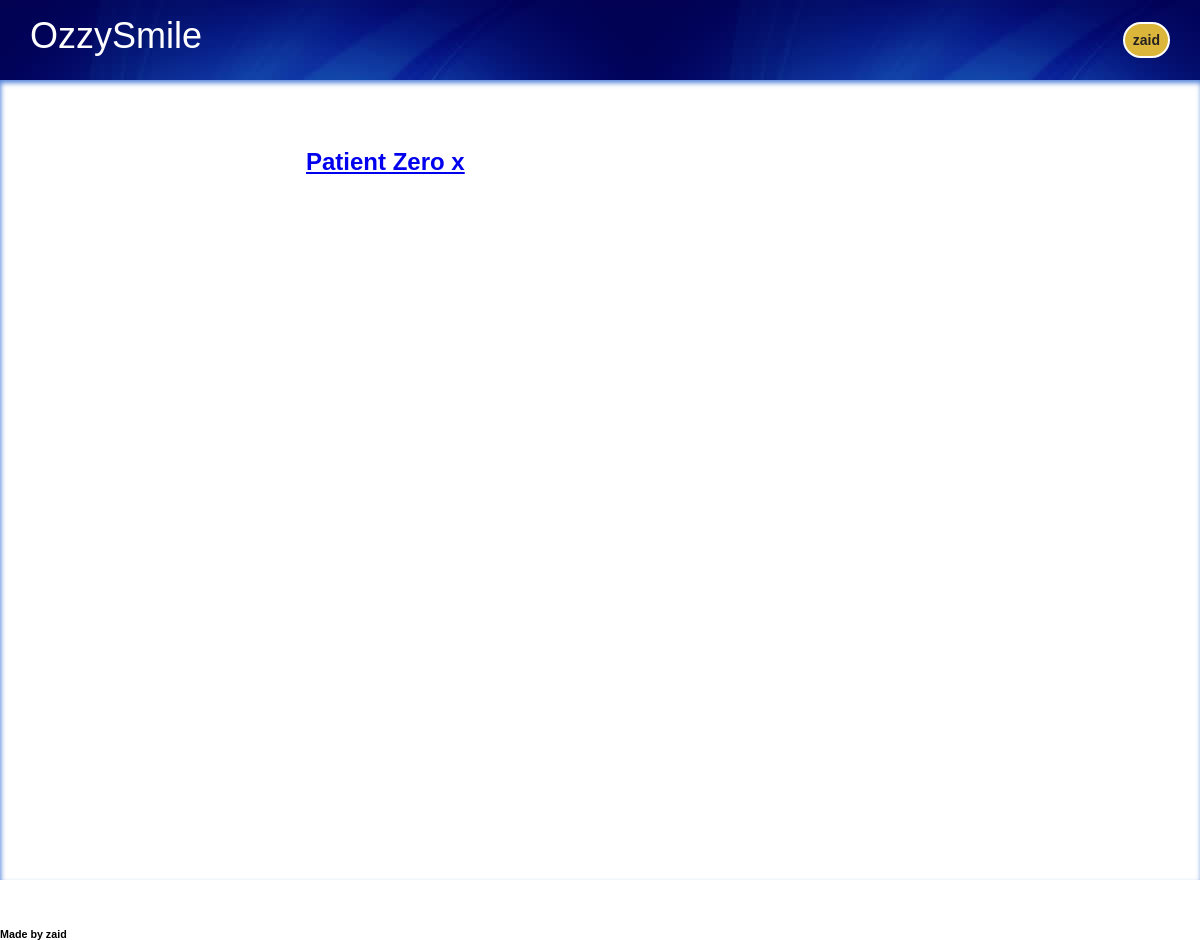
The page /viewer/ (signed in) on the database as committed earlier.
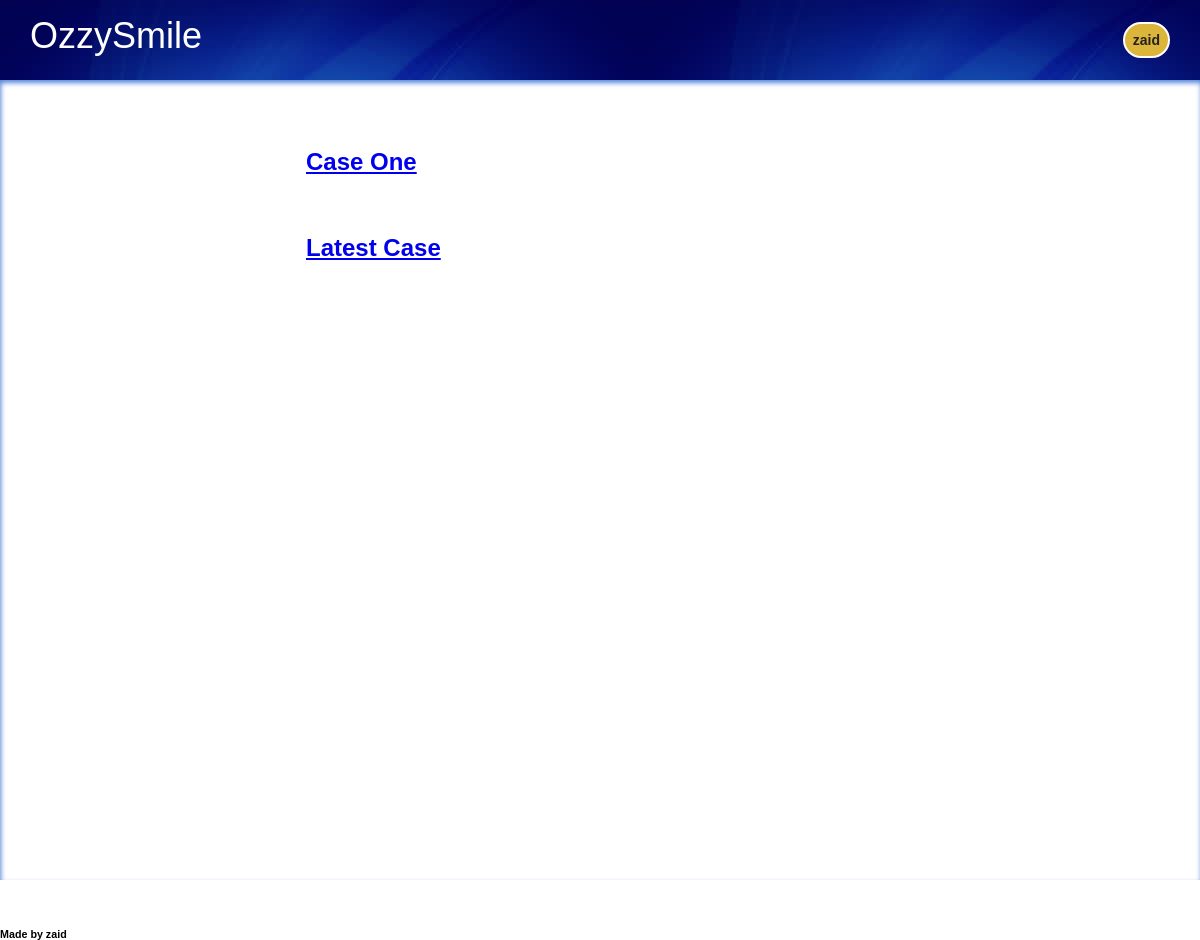
The same page on the database as committed later.
### viewer/models.py (models this page shows)
class GLBModels(models.Model):
    status_list = (
        ("P", "Pending"),("A", "Accepted"),("R", "Rejected"),)
    case_alias = models.CharField(null=True, blank=True, max_length=50);
    user = models.ForeignKey(User, on_delete=models.CASCADE, null=True)
    case_status = models.CharField(max_length=100, choices=status_list,
        default="P")
    id = models.UUIDField(default=uuid.uuid4, unique=True, primary_key=True, editable=True)
    upper_model = models.FileField(null=True, blank=True)
    lower_model = models.FileField(null=True, blank=True)
    ipr_form = models.ImageField(null=True, blank=True)
    upper_stages_number = models.PositiveIntegerField(default=0, null=True, blank=False)
    lower_stages_number = models.PositiveIntegerField(default=0, null=True, blank=False)

### viewer/views.py (the view)
# urls.py: path('',views.showcase_page, name='ShowPage'),
@login_required(login_url="LoginPage")
def showcase_page(request):
    current_user = request.user
    glb_models = GLBModels.objects.filter(user=current_user)
    context = {'models': glb_models}
    return render(request, 'viewer/showcase.html', context)

### viewer/templates/viewer/showcase.html (shortened to what this page needs)
{% extends 'base.html' %}
{% load static %}
{% block body %}
<div class="content-holder">
    {% for i in models %}
        <a href="{% url 'ViewPage' i.id %}">
            <div class="item-container">
                <h2>{{i.case_alias}}</h2>
            </div>
        </a>
    {% endfor %}
    </div>
{% endblock %}

### templates/base.html (shortened to what this page needs)
<!DOCTYPE html>
{% load static %}
<html lang="en">
<head>
    <link rel="stylesheet" href="{% static 'styles/base.css'%}" class="css">
</head>
<body>
    <header>
        <div id="logo1">OzzySmile</div>
        <div class="myButtons auth-buttons">
            {% if request.user.is_authenticated %}
            <button>{{request.user.username}}</button>
            {% else %}
            <a href="{% url 'LoginPage' %}"><button>Login</button></a>
            <a href="{% url 'RegisterPage' %}"><button>Sign Up</button></a>
            {% endif %}
        </div>
       </header>
    <div class="container">
    {% block body %}
    {% endblock %}
    </div>
    <footer>
        <h6>Made by zaid</h6>
    </footer>
</body>
</html>

### static/styles/base.css (style rules this page uses)
* { margin: 0; padding: 0; font-family: Verdana, Geneva, Tahoma, sans-serif; }
header { display: flex; height: 80px; width: 100%; justify-content: space-between; color: white; align-items: center; }
#logo1 { font-size: 36px; width: 50px; height: 50px; color: white; margin-left:30px; }
.auth-buttons { margin-right: 30px; }
.auth-buttons button { background-color: rgb(219, 182, 59); border: 2px solid white; color: rgb(37, 33, 33); font-weight: bold; font-size: 14px; padding: 8px; border-radius: 20px; }
.container { width: 100%; float: left; height: 100vh; background-color: white; box-shadow: 1px 3px 5px 0px rgba(28,92,204,0.75) inset; -webkit-box-shadow: 1px 3px 5px 0px rgba(28,92,204,0.75) inset; -moz-box-shadow: 1px 3px 5px 0px rgba(28,92,204,0.75) inset; }

### viewer/templates/viewer/showcase.html (style rules this page uses)
.content-holder { width: 70%; height: 100vh; margin: 0 auto; margin-top: 60px; }
.item-container { width: 70%; margin: 10px auto; padding: 8px; height: 60px; border-radius: 10px; }

Rows that differ between the two databases and show on the page:
removed GLBModels: case_alias "Patient Zero x"
added GLBModels: case_alias "Case One"
added GLBModels: case_alias "Latest Case"
